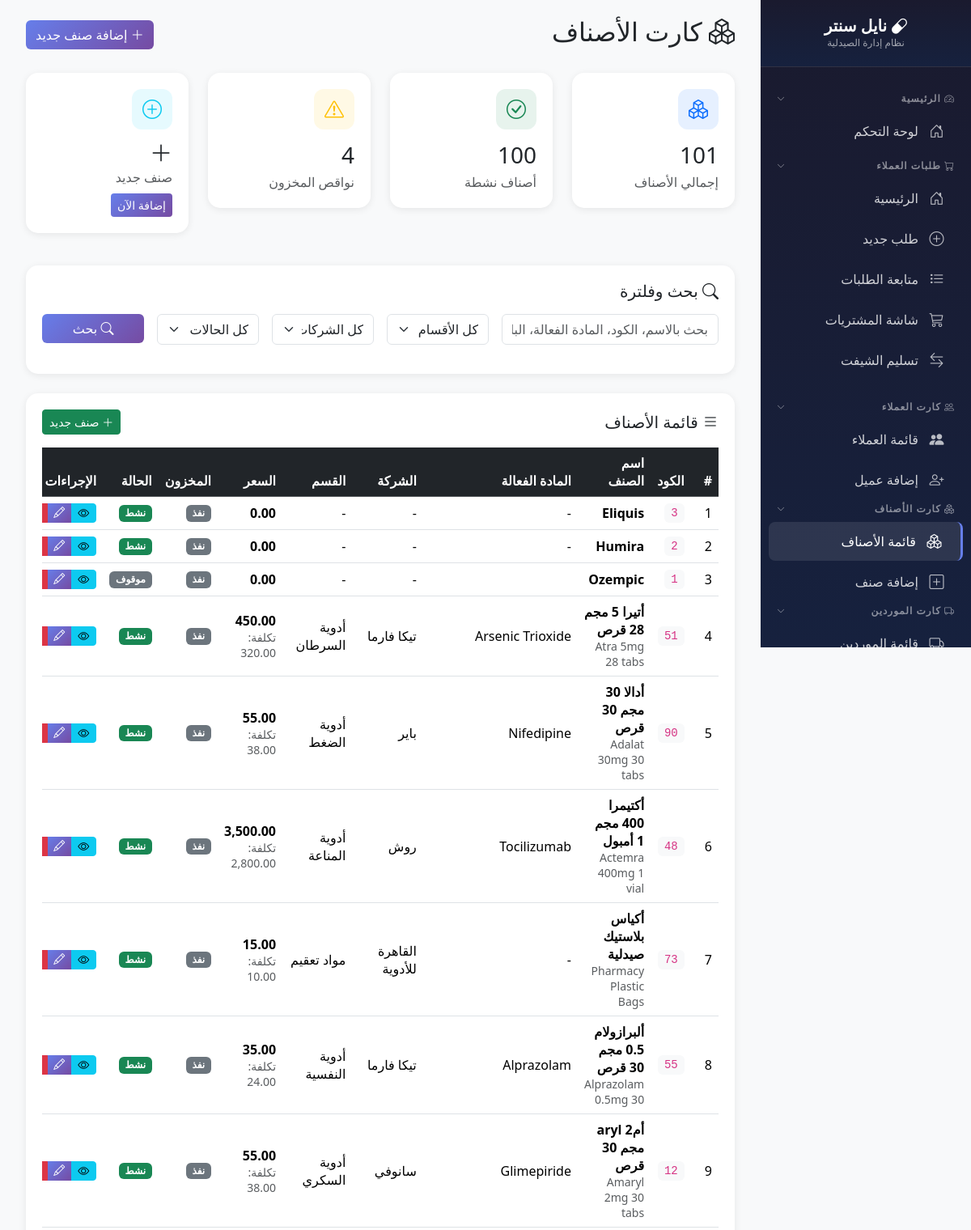
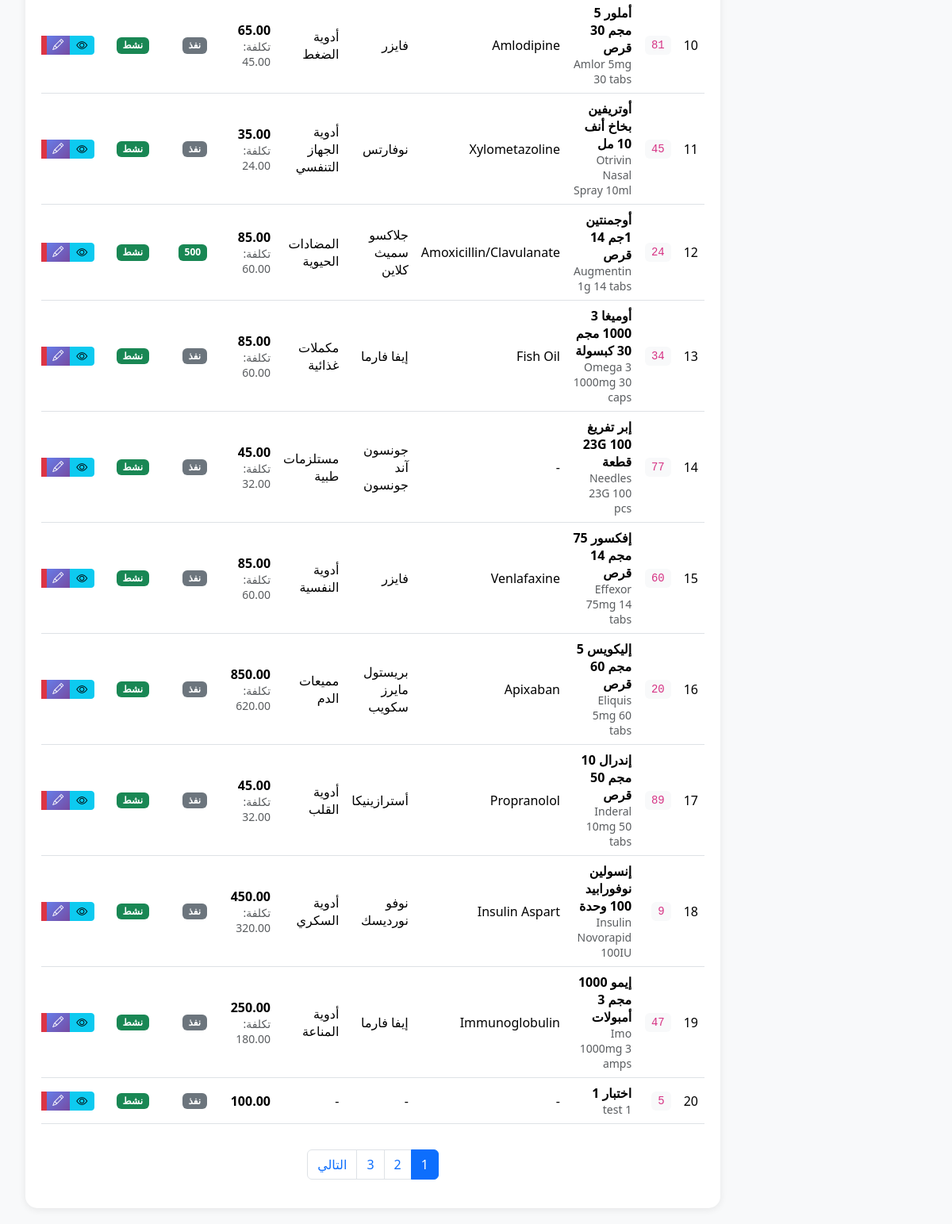
/modules/products/index.php (signed in), run on the app's committed database (2 pictures, top to bottom).
### tables this page shows
CREATE TABLE `products` (
  `id` int(11) NOT NULL,
  `product_code` varchar(50) NOT NULL,
  `product_name` varchar(200) NOT NULL,
  `product_name_en` varchar(200) DEFAULT NULL,
  `scientific_name` varchar(200) DEFAULT NULL,
  `product_type_id` int(11) DEFAULT 1,
  `is_service` tinyint(1) DEFAULT 0,
  `hide_in_receipt` tinyint(1) DEFAULT 0,
  `is_shortage` tinyint(1) DEFAULT 0,
  `max_stock` float DEFAULT 0,
  `min_stock` float DEFAULT 0,
  `reorder_point` float DEFAULT 0,
  `category` varchar(100) DEFAULT NULL,
  `manufacturer` varchar(100) DEFAULT NULL,
  `category_id` int(11) DEFAULT NULL,
  `company_id` int(11) DEFAULT NULL,
  `sell_price` decimal(10,2) DEFAULT 0.00,
  `unit2_sell_price` decimal(10,2) DEFAULT 0.00,
  `unit3_sell_price` decimal(10,2) DEFAULT 0.00,
  `has_expire` tinyint(1) DEFAULT 0,
  `is_drug` tinyint(1) DEFAULT 0,
  `can_be_negative` tinyint(1) DEFAULT 0,
  `is_made` tinyint(1) DEFAULT 0,
  `print_barcode` int(11) DEFAULT 0,
  `barcode_type` varchar(20) DEFAULT NULL,
  `group_id` int(11) DEFAULT NULL,
  `cost_price` decimal(10,2) DEFAULT 0.00,
  `is_imported` tinyint(4) DEFAULT 0,
  `notes` text DEFAULT NULL,
  `print_internal_barcode` tinyint(1) DEFAULT 0,
  `allow_discount` tinyint(1) DEFAULT 1,
  `max_discount` decimal(5,2) DEFAULT 0.00,
  `unit1_id` int(11) DEFAULT NULL,
  `unit2_id` int(11) DEFAULT NULL,
  `unit3_id` int(11) DEFAULT NULL,
  `unit1_to_unit2` decimal(18,0) DEFAULT NULL,
  `unit1_to_unit3` decimal(18,0) DEFAULT NULL,
  `default_sale_unit` int(11) DEFAULT 1,
  `is_active` tinyint(1) DEFAULT 1,
  `created_at` timestamp NOT NULL DEFAULT current_timestamp(),
  `updated_at` timestamp NOT NULL DEFAULT current_timestamp() ON UPDATE current_timestamp(),
  `source` enum('estock','manual') DEFAULT 'estock',
  `estock_id` decimal(18,0) DEFAULT NULL,
  `manual_code` varchar(50) DEFAULT NULL
);

CREATE TABLE `product_companies` (
  `id` int(11) NOT NULL,
  `company_name_ar` varchar(100) NOT NULL,
  `company_name_en` varchar(100) DEFAULT NULL,
  `is_active` tinyint(4) DEFAULT 1,
  `created_at` timestamp NOT NULL DEFAULT current_timestamp()
);

CREATE TABLE `product_categories` (
  `id` int(11) NOT NULL,
  `category_name_ar` varchar(100) NOT NULL,
  `category_name_en` varchar(100) DEFAULT NULL,
  `is_active` tinyint(4) DEFAULT 1,
  `created_at` timestamp NOT NULL DEFAULT current_timestamp()
);

### modules/products/index.php (the view, shortened to what this page needs)
<?php
$db = getDB();
$page_title = 'كارت الأصناف';
$page = isset($_GET['page']) ? (int)$_GET['page'] : 1;
$per_page = 20;
$offset = ($page - 1) * $per_page;
$search = isset($_GET['search']) ? sanitize($_GET['search']) : '';
$category = isset($_GET['category']) ? (int)$_GET['category'] : 0;
$company = isset($_GET['company']) ? (int)$_GET['company'] : 0;
$status = isset($_GET['status']) ? $_GET['status'] : 'all';
$where = ['1=1'];
$params = [];
$where_clause = implode(' AND ', $where);
$count_sql = "SELECT COUNT(DISTINCT p.id) as total
              FROM products p
              LEFT JOIN product_barcodes pb ON p.id = pb.product_id
              WHERE $where_clause";
$stmt = $db->prepare($count_sql);
$stmt->execute($params);
$total = $stmt->fetch()['total'];
$total_pages = ceil($total / $per_page);
$sql = "SELECT p.*,
        c.category_name_ar as category_name,
        co.company_name_ar as company_name,
        u.unit_name_ar as unit_name,
        (SELECT SUM(quantity) FROM inventory_batches WHERE product_id = p.id AND is_active = 1) as stock_quantity
        FROM products p
        LEFT JOIN product_categories c ON p.category_id = c.id
        LEFT JOIN product_companies co ON p.company_id = co.id
        LEFT JOIN product_units u ON p.unit1_id = u.id
        LEFT JOIN product_barcodes pb ON p.id = pb.product_id
        WHERE $where_clause
        GROUP BY p.id
        ORDER BY p.product_name
        LIMIT $offset, $per_page";
$stmt = $db->prepare($sql);
$stmt->execute($params);
$products = $stmt->fetchAll();
$total_products = $db->query("SELECT COUNT(*) as count FROM products")->fetch()['count'];
$active_products = $db->query("SELECT COUNT(*) as count FROM products WHERE is_active = 1")->fetch()['count'];
$low_stock = $db->query("SELECT COUNT(*) as count FROM products p
    JOIN inventory_batches ib ON p.id = ib.product_id
    WHERE ib.quantity <= p.min_stock AND p.min_stock > 0")->fetch()['count'];
require_once __DIR__ . '/../../includes/sidebar.php';
?>
<!DOCTYPE html>
<html lang="ar" dir="rtl">
<head>
    <link href="https://cdn.jsdelivr.net/npm/bootstrap@5.3.2/dist/css/bootstrap.rtl.min.css" rel="stylesheet">
    <link href="https://cdn.jsdelivr.net/npm/bootstrap-icons@1.11.1/font/bootstrap-icons.css" rel="stylesheet">
    <link href="https://cdn.datatables.net/1.13.7/css/dataTables.bootstrap5.min.css" rel="stylesheet">
</head>
<body>
    <div class="main-content">
        <div class="container-fluid">
            <div class="d-flex justify-content-between align-items-center mb-4">
                <h2><i class="bi bi-boxes"></i> <?= $page_title ?></h2>
                <a href="create.php" class="btn btn-primary">
                    <i class="bi bi-plus-lg"></i> إضافة صنف جديد
                </a>
            </div>
            <div class="row mb-4">
                <div class="col-lg-3 col-md-6 mb-3">
                    <div class="stat-card">
                        <div class="stat-icon bg-primary bg-opacity-10 text-primary">
                            <i class="bi bi-boxes"></i>
                        </div>
                        <h3 class="mb-1"><?= number_format($total_products) ?></h3>
                        <p class="text-muted mb-0">إجمالي الأصناف</p>
                    </div>
                </div>
                <div class="col-lg-3 col-md-6 mb-3">
                    <div class="stat-card">
                        <div class="stat-icon bg-success bg-opacity-10 text-success">
                            <i class="bi bi-check-circle"></i>
                        </div>
                        <h3 class="mb-1"><?= number_format($active_products) ?></h3>
                        <p class="text-muted mb-0">أصناف نشطة</p>
                    </div>
                </div>
                <div class="col-lg-3 col-md-6 mb-3">
                    <div class="stat-card">
                        <div class="stat-icon bg-warning bg-opacity-10 text-warning">
                            <i class="bi bi-exclamation-triangle"></i>
                        </div>
                        <h3 class="mb-1"><?= number_format($low_stock) ?></h3>
                        <p class="text-muted mb-0">نواقص المخزون</p>
                    </div>
                </div>
                <div class="col-lg-3 col-md-6 mb-3">
                    <div class="stat-card">
                        <div class="stat-icon bg-info bg-opacity-10 text-info">
                            <i class="bi bi-plus-circle"></i>
                        </div>
                        <h3 class="mb-1"><i class="bi bi-plus-lg"></i></h3>
                        <p class="text-muted mb-0">صنف جديد</p>
                        <a href="create.php" class="btn btn-sm btn-primary mt-2">إضافة الآن</a>
                    </div>
                </div>
            </div>
            <div class="table-container mb-4">
                <h5 class="mb-3"><i class="bi bi-search"></i> بحث وفلترة</h5>
                <form method="GET" action="" class="row g-3">
                    <div class="col-md-4">
                        <input type="text" name="search" class="form-control"
                               placeholder="بحث بالاسم، الكود، المادة الفعالة، الباركود..."
                               value="<?= htmlspecialchars($search) ?>">
                    </div>
                    <div class="col-md-2">
                        <select name="category" class="form-select">
                            <option value="0">كل الأقسام</option>
                        </select>
                    </div>
                    <div class="col-md-2">
                        <select name="company" class="form-select">
                            <option value="0">كل الشركات</option>
                        </select>
                    </div>
                    <div class="col-md-2">
                        <select name="status" class="form-select">
                            <option value="all" <?= $status == 'all' ? 'selected' : '' ?>>كل الحالات</option>
                        </select>
                    </div>
                    <div class="col-md-2">
                        <button type="submit" class="btn btn-primary w-100">
                            <i class="bi bi-search"></i> بحث
                        </button>
                    </div>
                </form>
            </div>
            <div class="table-container">
                <div class="d-flex justify-content-between align-items-center mb-3">
                    <h5 class="mb-0"><i class="bi bi-list"></i> قائمة الأصناف</h5>
                    <a href="create.php" class="btn btn-success btn-sm">
                        <i class="bi bi-plus-lg"></i> صنف جديد
                    </a>
                </div>
                <div class="table-responsive">
                    <table class="table table-hover align-middle">
                        <thead class="table-dark">
                            <tr>
                                <th>#</th>
                                <th>الكود</th>
                                <th>اسم الصنف</th>
                                <th>المادة الفعالة</th>
                                <th>الشركة</th>
                                <th>القسم</th>
                                <th>السعر</th>
                                <th>المخزون</th>
                                <th>الحالة</th>
                                <th>الإجراءات</th>
                            </tr>
                        </thead>
                        <tbody>
                            <?php foreach ($products as $index => $product):
                                $stock = $product['stock_quantity'] ?? 0;
                                $is_low = $product['min_stock'] > 0 && $stock <= $product['min_stock'];
                                $is_out = $stock <= 0;
                            ?>
                            <tr>
                                <td><?= $offset + $index + 1 ?></td>
                                <td><code class="bg-light px-2 py-1 rounded"><?= htmlspecialchars($product['product_code']) ?></code></td>
                                <td>
                                    <strong><?= htmlspecialchars($product['product_name']) ?></strong>
                                    <?php if ($product['product_name_en']): ?>
                                        <br><small class="text-muted"><?= htmlspecialchars($product['product_name_en']) ?></small>
                                    <?php endif; ?>
                                </td>
                                <td><?= htmlspecialchars($product['scientific_name'] ?? '-') ?></td>
                                <td><?= htmlspecialchars($product['company_name'] ?? '-') ?></td>
                                <td><?= htmlspecialchars($product['category_name'] ?? '-') ?></td>
                                <td>
                                    <strong><?= number_format($product['sell_price'], 2) ?></strong>
                                    <?php if ($product['cost_price'] > 0): ?>
                                        <br><small class="text-muted">تكلفة: <?= number_format($product['cost_price'], 2) ?></small>
                                    <?php endif; ?>
                                </td>
                                <td>
                                    <?php if ($is_out): ?>
                                        <span class="badge badge-out">نفذ</span>
                                    <?php elseif ($is_low): ?>
                                        <span class="badge badge-low">ناقص</span>
                                    <?php else: ?>
                                        <span class="badge bg-success"><?= number_format($stock) ?></span>
                                    <?php endif; ?>
                                </td>
                                <td>
                                    <?php if ($product['is_active']): ?>
                                        <span class="badge bg-success">نشط</span>
                                    <?php else: ?>
                                        <span class="badge bg-secondary">موقوف</span>
                                    <?php endif; ?>
                                </td>
                                <td>
                                    <div class="btn-group">
                                        <a href="view.php?id=<?= $product['id'] ?>" class="btn btn-info btn-sm" title="عرض">
                                            <i class="bi bi-eye"></i>
                                        </a>
                                        <a href="edit.php?id=<?= $product['id'] ?>" class="btn btn-primary btn-sm" title="تعديل">
                                            <i class="bi bi-pencil"></i>
                                        </a>
                                        <button type="button" class="btn btn-danger btn-sm" onclick="deleteProduct(<?= $product['id'] ?>)" title="حذف">
                                        </button>
                                    </div>
                                </td>
                            </tr>
                            <?php endforeach; ?>
                        </tbody>
                    </table>
                </div>
                <?php if ($total_pages > 1): ?>
                <nav aria-label="Page navigation" class="mt-3">
                    <ul class="pagination justify-content-center">
                        <?php for ($i = max(1, $page-2); $i <= min($total_pages, $page+2); $i++): ?>
                            <li class="page-item <?= $i == $page ? 'active' : '' ?>">
                                <a class="page-link" href="?page=<?= $i ?>&search=<?= urlencode($search) ?>&category=<?= $category ?>&company=<?= $company ?>&status=<?= $status ?>"><?= $i ?></a>
                            </li>
                        <?php endfor; ?>
                        <?php if ($page < $total_pages): ?>
                            <li class="page-item">
                                <a class="page-link" href="?page=<?= $page+1 ?>&search=<?= urlencode($search) ?>&category=<?= $category ?>&company=<?= $company ?>&status=<?= $status ?>">التالي</a>
                            </li>
                        <?php endif; ?>
                    </ul>
                </nav>
                <?php endif; ?>
            </div>
        </div>
    </div>
</body>
</html>

### modules/products/index.php (style rules this page uses)
:root { --primary: #667eea; --secondary: #764ba2; --success: #198754; --warning: #ffc107; --danger: #dc3545; --info: #0dcaf0; }
body { background: #f8f9fa; font-family: 'Segoe UI', Tahoma, Geneva, Verdana, sans-serif; }
.main-content { margin-right: 260px; padding: 20px; }
.stat-card { background: white; border-radius: 15px; padding: 20px; box-shadow: 0 2px 10px rgba(0,0,0,0.08); transition: transform 0.3s; }
.stat-icon { width: 50px; height: 50px; border-radius: 12px; display: flex; align-items: center; justify-content: center; font-size: 24px; margin-bottom: 15px; }
.table-container { background: white; border-radius: 15px; padding: 20px; box-shadow: 0 2px 10px rgba(0,0,0,0.08); }
.btn-primary { background: linear-gradient(135deg, var(--primary) 0%, var(--secondary) 100%); border: none; }
.badge-out { background: #6c757d; }

### data on the page
products: index "1", product_code "3", product_name "Eliquis", scientific_name "-", company_name "-", category_name "-", sell_price "0.00", shows "نفذ", is_active "نشط"
products: index "2", product_code "2", product_name "Humira", scientific_name "-", company_name "-", category_name "-", sell_price "0.00", shows "نفذ", is_active "نشط"
products: index "3", product_code "1", product_name "Ozempic", company_name "-", category_name "-", sell_price "0.00", shows "نفذ", is_active "موقوف"
products: index "4", product_code "51", product_name "أتيرا 5 مجم 28 قرص", product_name_en "Atra 5mg 28 tabs", scientific_name "Arsenic Trioxide", product_companies.company_name_ar "تيكا فارما", product_categories.category_name_ar "أدوية السرطان", sell_price "450.00", cost_price "320.00", shows "نفذ", is_active "نشط"
products: index "5", product_code "90", product_name "أدالا 30 مجم 30 قرص", product_name_en "Adalat 30mg 30 tabs", scientific_name "Nifedipine", product_companies.company_name_ar "باير", product_categories.category_name_ar "أدوية الضغط", sell_price "55.00", cost_price "38.00", shows "نفذ", is_active "نشط"
products: index "6", product_code "48", product_name "أكتيمرا 400 مجم 1 أمبول", product_name_en "Actemra 400mg 1 vial", scientific_name "Tocilizumab", product_companies.company_name_ar "روش", product_categories.category_name_ar "أدوية المناعة", sell_price "3,500.00", cost_price "2,800.00", shows "نفذ", is_active "نشط"
products: index "7", product_code "73", product_name "أكياس بلاستيك صيدلية", product_name_en "Pharmacy Plastic Bags", scientific_name "-", product_companies.company_name_ar "القاهرة للأدوية", product_categories.category_name_ar "مواد تعقيم", sell_price "15.00", cost_price "10.00", shows "نفذ", is_active "نشط"
products: index "8", product_code "55", product_name "ألبرازولام 0.5 مجم 30 قرص", product_name_en "Alprazolam 0.5mg 30", scientific_name "Alprazolam", product_companies.company_name_ar "تيكا فارما", product_categories.category_name_ar "أدوية النفسية", sell_price "35.00", cost_price "24.00", shows "نفذ", is_active "نشط"
products: index "9", product_code "12", product_name "أمaryl 2 مجم 30 قرص", product_name_en "Amaryl 2mg 30 tabs", scientific_name "Glimepiride", product_companies.company_name_ar "سانوفي", product_categories.category_name_ar "أدوية السكري", sell_price "55.00", cost_price "38.00", shows "نفذ", is_active "نشط"
products: index "10", product_code "81", product_name "أملور 5 مجم 30 قرص", product_name_en "Amlor 5mg 30 tabs", scientific_name "Amlodipine", product_companies.company_name_ar "فايزر", product_categories.category_name_ar "أدوية الضغط", sell_price "65.00", cost_price "45.00", shows "نفذ", is_active "نشط"
products: index "11", product_code "45", product_name "أوتريفين بخاخ أنف 10 مل", product_name_en "Otrivin Nasal Spray 10ml", scientific_name "Xylometazoline", product_companies.company_name_ar "نوفارتس", product_categories.category_name_ar "أدوية الجهاز التنفسي", sell_price "35.00", cost_price "24.00", shows "نفذ", is_active "نشط"
products: index "12", product_code "24", product_name "أوجمنتين 1جم 14 قرص", product_name_en "Augmentin 1g 14 tabs", scientific_name "Amoxicillin/Clavulanate", product_companies.company_name_ar "جلاكسو سميث كلاين", product_categories.category_name_ar "المضادات الحيوية", sell_price "85.00", cost_price "60.00", stock "500", is_active "نشط"
products: index "13", product_code "34", product_name "أوميغا 3 1000 مجم 30 كبسولة", product_name_en "Omega 3 1000mg 30 caps", scientific_name "Fish Oil", product_companies.company_name_ar "إيفا فارما", product_categories.category_name_ar "مكملات غذائية", sell_price "85.00", cost_price "60.00", shows "نفذ", is_active "نشط"
products: index "14", product_code "77", product_name "إبر تفريغ 23G 100 قطعة", product_name_en "Needles 23G 100 pcs", scientific_name "-", product_companies.company_name_ar "جونسون آند جونسون", product_categories.category_name_ar "مستلزمات طبية", sell_price "45.00", cost_price "32.00", shows "نفذ", is_active "نشط"
products: index "15", product_code "60", product_name "إفكسور 75 مجم 14 قرص", product_name_en "Effexor 75mg 14 tabs", scientific_name "Venlafaxine", product_companies.company_name_ar "فايزر", product_categories.category_name_ar "أدوية النفسية", sell_price "85.00", cost_price "60.00", shows "نفذ", is_active "نشط"
products: index "16", product_code "20", product_name "إليكويس 5 مجم 60 قرص", product_name_en "Eliquis 5mg 60 tabs", scientific_name "Apixaban", product_companies.company_name_ar "بريستول مايرز سكويب", product_categories.category_name_ar "مميعات الدم", sell_price "850.00", cost_price "620.00", shows "نفذ", is_active "نشط"
products: index "17", product_code "89", product_name "إندرال 10 مجم 50 قرص", product_name_en "Inderal 10mg 50 tabs", scientific_name "Propranolol", product_companies.company_name_ar "أسترازينيكا", product_categories.category_name_ar "أدوية القلب", sell_price "45.00", cost_price "32.00", shows "نفذ", is_active "نشط"
products: index "18", product_code "9", product_name "إنسولين نوفورابيد 100 وحدة", product_name_en "Insulin Novorapid 100IU", scientific_name "Insulin Aspart", product_companies.company_name_ar "نوفو نورديسك", product_categories.category_name_ar "أدوية السكري", sell_price "450.00", cost_price "320.00", shows "نفذ", is_active "نشط"
products: index "19", product_code "47", product_name "إيمو 1000 مجم 3 أمبولات", product_name_en "Imo 1000mg 3 amps", scientific_name "Immunoglobulin", product_companies.company_name_ar "إيفا فارما", product_categories.category_name_ar "أدوية المناعة", sell_price "250.00", cost_price "180.00", shows "نفذ", is_active "نشط"
products: index "20", product_code "5", product_name "اختبار 1", product_name_en "test 1", scientific_name "-", company_name "-", category_name "-", sell_price "100.00", shows "نفذ", is_active "نشط"

### other printed values
$page_title "كارت الأصناف"
$total_products "101"
$active_products "100"
$low_stock "4"
